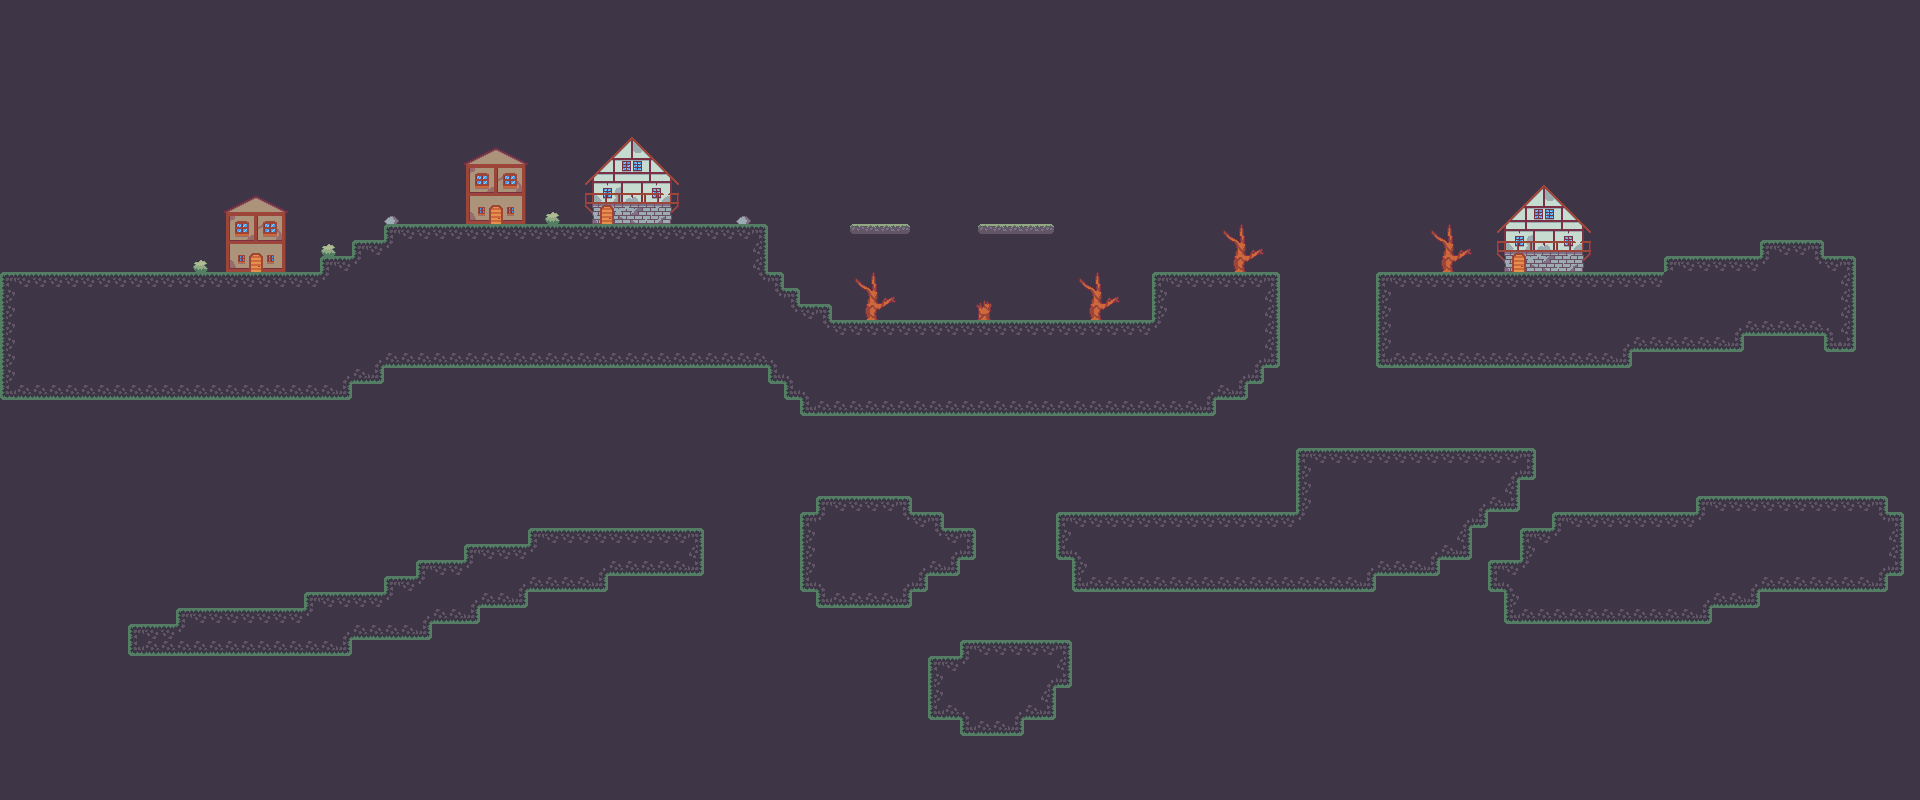

The image is a tile-based game level rendered from a .tmx file. Its description and source (layers, tilesets, objects; grid data summarised) follow:
An orthogonal 120x50 tile map with 16x16 px tiles, 2 tile layers (Background1, Map), 1 hidden layer not drawn and 57 objects.

<map version="1.10" tiledversion="1.11.0" orientation="orthogonal" renderorder="right-down" width="120" height="50" tilewidth="16" tileheight="16" infinite="0" nextlayerid="8" nextobjectid="81">
 <tileset firstgid="1" name="tileset" tilewidth="16" tileheight="16" tilecount="256" columns="16">
  <image source="tileset.png" width="256" height="256" />
  <wangsets>
   <wangset name="Earth" type="corner" tile="49">
    <wangcolor name="Earth1" color="#ff0000" tile="-1" probability="1" />
    <wangtile tileid="32" wangid="0,0,0,1,0,0,0,0" />
    <wangtile tileid="33" wangid="0,0,0,1,0,1,0,0" />
    <wangtile tileid="34" wangid="0,0,0,0,0,1,0,0" />
    <wangtile tileid="35" wangid="0,1,0,0,0,1,0,1" />
    <wangtile tileid="36" wangid="0,1,0,1,0,0,0,1" />
    <wangtile tileid="48" wangid="0,1,0,1,0,0,0,0" />
    <wangtile tileid="49" wangid="0,1,0,1,0,1,0,1" />
    <wangtile tileid="50" wangid="0,0,0,0,0,1,0,1" />
    <wangtile tileid="51" wangid="0,0,0,1,0,1,0,1" />
    <wangtile tileid="52" wangid="0,1,0,1,0,1,0,0" />
    <wangtile tileid="64" wangid="0,1,0,0,0,0,0,0" />
    <wangtile tileid="65" wangid="0,1,0,0,0,0,0,1" />
    <wangtile tileid="66" wangid="0,0,0,0,0,0,0,1" />
   </wangset>
  </wangsets>
 </tileset>
 <layer id="6" name="Background1" width="120" height="50">
  <properties>
   <property name="Draw" type="bool" value="true" />
  </properties>
  <data>[6000 cells, 6000 non-empty, 1 distinct tile ids]</data>
 </layer>
 <layer id="1" name="Map" width="120" height="50">
  <properties>
   <property name="Draw" type="bool" value="true" />
  </properties>
  <data>[6000 cells, 1549 non-empty, 91 distinct tile ids]</data>
 </layer>
 <layer id="5" name="Collisions2" width="120" height="50" visible="0">
  <properties>
   <property name="Draw" type="bool" value="false" />
  </properties>
  <data>[6000 cells, 444 non-empty, 1 distinct tile ids]</data>
 </layer>
 <objectgroup id="7" name="Collisions">
  <properties>
   <property name="Draw" type="bool" value="false" />
  </properties>
  <object id="15" x="0" y="272" width="352" height="128" />
  <object id="16" x="352" y="240" width="416" height="128" />
  <object id="17" x="384" y="224" width="384" height="16" />
  <object id="18" x="320" y="256" width="32" height="16" />
  <object id="19" x="352" y="368" width="32" height="16" />
  <object id="20" x="768" y="272" width="16" height="112" />
  <object id="21" x="784" y="288" width="16" height="112" />
  <object id="22" x="800" y="304" width="32" height="112" />
  <object id="24" x="832" y="320" width="384" height="96" />
  <object id="25" x="1152" y="272" width="128" height="48" />
  <object id="26" x="1216" y="320" width="64" height="48" />
  <object id="27" x="1216" y="368" width="48" height="16" />
  <object id="28" x="1216" y="384" width="32" height="16" />
  <object id="29" x="1376" y="272" width="256" height="96" />
  <object id="30" x="1632" y="272" width="112" height="80" />
  <object id="31" x="1664" y="256" width="96" height="16" />
  <object id="33" x="1760" y="240" width="64" height="32" />
  <object id="34" x="1744" y="272" width="112" height="64" />
  <object id="35" x="1824" y="336" width="32" height="16" />
  <object id="36" x="1824" y="256" width="32" height="16" />
  <object id="37" x="1296" y="448" width="176" height="112" />
  <object id="41" x="1472" y="448" width="16" height="80" />
  <object id="42" x="1488" y="448" width="32" height="64" />
  <object id="43" x="1520" y="448" width="16" height="32" />
  <object id="44" x="1072" y="560" width="304" height="32" />
  <object id="45" x="1376" y="560" width="64" height="16" />
  <object id="46" x="1056" y="512" width="240" height="48" />
  <object id="47" x="1488" y="560" width="400" height="32" />
  <object id="48" x="1888" y="512" width="16" height="64" />
  <object id="49" x="1696" y="496" width="192" height="64" />
  <object id="50" x="1552" y="512" width="144" height="48" />
  <object id="51" x="1520" y="528" width="32" height="32" />
  <object id="52" x="1504" y="592" width="208" height="32" />
  <object id="53" x="1712" y="592" width="48" height="16" />
  <object id="54" x="928" y="656" width="128" height="64" />
  <object id="55" x="960" y="720" width="64" height="16" />
  <object id="56" x="960" y="640" width="112" height="16" />
  <object id="57" x="1056" y="656" width="16" height="32" />
  <object id="61" x="800" y="512" width="128" height="80" />
  <object id="62" x="928" y="512" width="16" height="64" />
  <object id="63" x="944" y="528" width="32" height="32" />
  <object id="64" x="944" y="560" width="16" height="16" />
  <object id="65" x="816" y="496" width="96" height="16" />
  <object id="66" x="816" y="592" width="96" height="16" />
  <object id="67" x="528" y="528" width="176" height="48" />
  <object id="68" x="464" y="544" width="64" height="64" />
  <object id="69" x="528" y="576" width="80" height="16" />
  <object id="70" x="416" y="560" width="48" height="64" />
  <object id="71" x="464" y="608" width="16" height="16" />
  <object id="72" x="304" y="592" width="112" height="48" />
  <object id="73" x="384" y="576" width="32" height="16" />
  <object id="74" x="416" y="624" width="16" height="16" />
  <object id="75" x="176" y="608" width="128" height="48" />
  <object id="76" x="304" y="640" width="48" height="16" />
  <object id="77" x="128" y="624" width="48" height="32" />
  <object id="79" x="848" y="224" width="64" height="16" />
  <object id="80" x="976" y="224" width="80" height="16" />
 </objectgroup>
</map>
